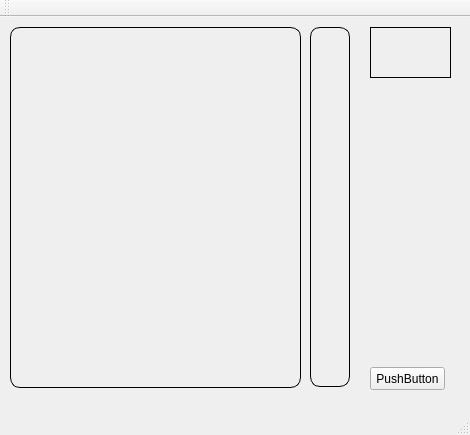
<?xml version="1.0" encoding="UTF-8"?>
<ui version="4.0">
 <class>MainWindow</class>
 <widget class="QMainWindow" name="MainWindow">
  <property name="geometry">
   <rect>
    <x>0</x>
    <y>0</y>
    <width>470</width>
    <height>435</height>
   </rect>
  </property>
  <property name="windowTitle">
   <string>MainWindow</string>
  </property>
  <widget class="QWidget" name="centralWidget">
   <widget class="HueBar" name="hueBar" native="true">
    <property name="geometry">
     <rect>
      <x>310</x>
      <y>10</y>
      <width>40</width>
      <height>360</height>
     </rect>
    </property>
    <property name="sizePolicy">
     <sizepolicy hsizetype="Fixed" vsizetype="Fixed">
      <horstretch>0</horstretch>
      <verstretch>0</verstretch>
     </sizepolicy>
    </property>
    <property name="minimumSize">
     <size>
      <width>40</width>
      <height>360</height>
     </size>
    </property>
    <property name="autoFillBackground">
     <bool>false</bool>
    </property>
    <property name="styleSheet">
     <string notr="true">border:1px solid black;
border-radius:10px;</string>
    </property>
   </widget>
   <widget class="QPushButton" name="pushButton">
    <property name="geometry">
     <rect>
      <x>370</x>
      <y>350</y>
      <width>75</width>
      <height>23</height>
     </rect>
    </property>
    <property name="text">
     <string>PushButton</string>
    </property>
   </widget>
   <widget class="ColorSample" name="colorSample" native="true">
    <property name="geometry">
     <rect>
      <x>370</x>
      <y>10</y>
      <width>81</width>
      <height>51</height>
     </rect>
    </property>
    <property name="styleSheet">
     <string notr="true">border:1px solid black;</string>
    </property>
   </widget>
   <widget class="SatValueSelector" name="satValueSelector" native="true">
    <property name="geometry">
     <rect>
      <x>10</x>
      <y>10</y>
      <width>291</width>
      <height>361</height>
     </rect>
    </property>
    <property name="styleSheet">
     <string notr="true">border:1px solid black;
border-radius:10px;</string>
    </property>
   </widget>
  </widget>
  <widget class="QMenuBar" name="menuBar">
   <property name="geometry">
    <rect>
     <x>0</x>
     <y>0</y>
     <width>470</width>
     <height>18</height>
    </rect>
   </property>
  </widget>
  <widget class="QToolBar" name="mainToolBar">
   <attribute name="toolBarArea">
    <enum>TopToolBarArea</enum>
   </attribute>
   <attribute name="toolBarBreak">
    <bool>false</bool>
   </attribute>
  </widget>
  <widget class="QStatusBar" name="statusBar"/>
 </widget>
 <layoutdefault spacing="6" margin="11"/>
 <customwidgets>
  <customwidget>
   <class>HueBar</class>
   <extends>QWidget</extends>
   <header>huebar.h</header>
   <container>1</container>
  </customwidget>
  <customwidget>
   <class>ColorSample</class>
   <extends>QWidget</extends>
   <header>colorsample.h</header>
   <container>1</container>
  </customwidget>
  <customwidget>
   <class>SatValueSelector</class>
   <extends>QWidget</extends>
   <header>satvalueselector.h</header>
   <container>1</container>
  </customwidget>
 </customwidgets>
 <resources/>
 <connections/>
</ui>
